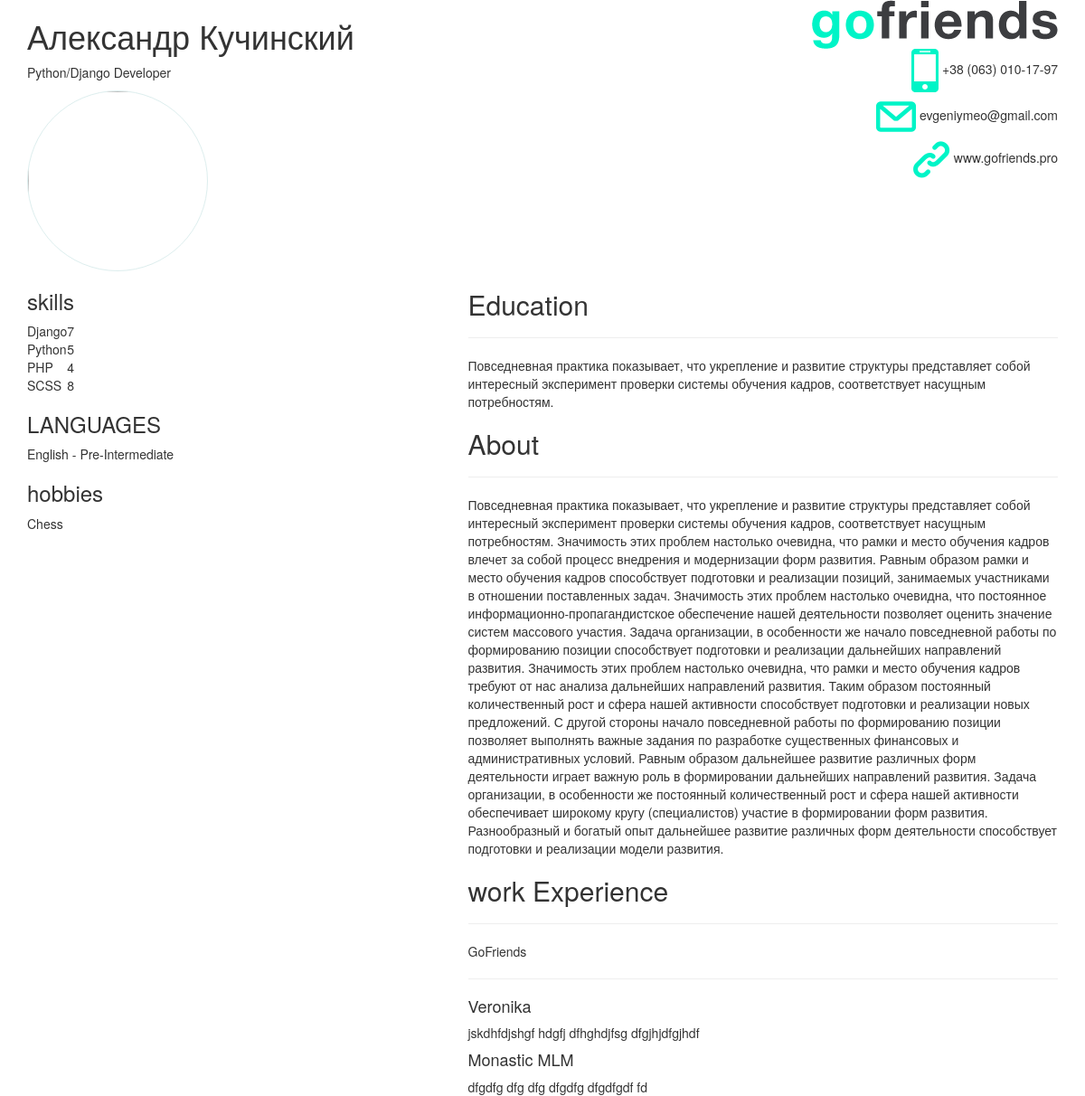
Before: /users/1/ with the older database file.
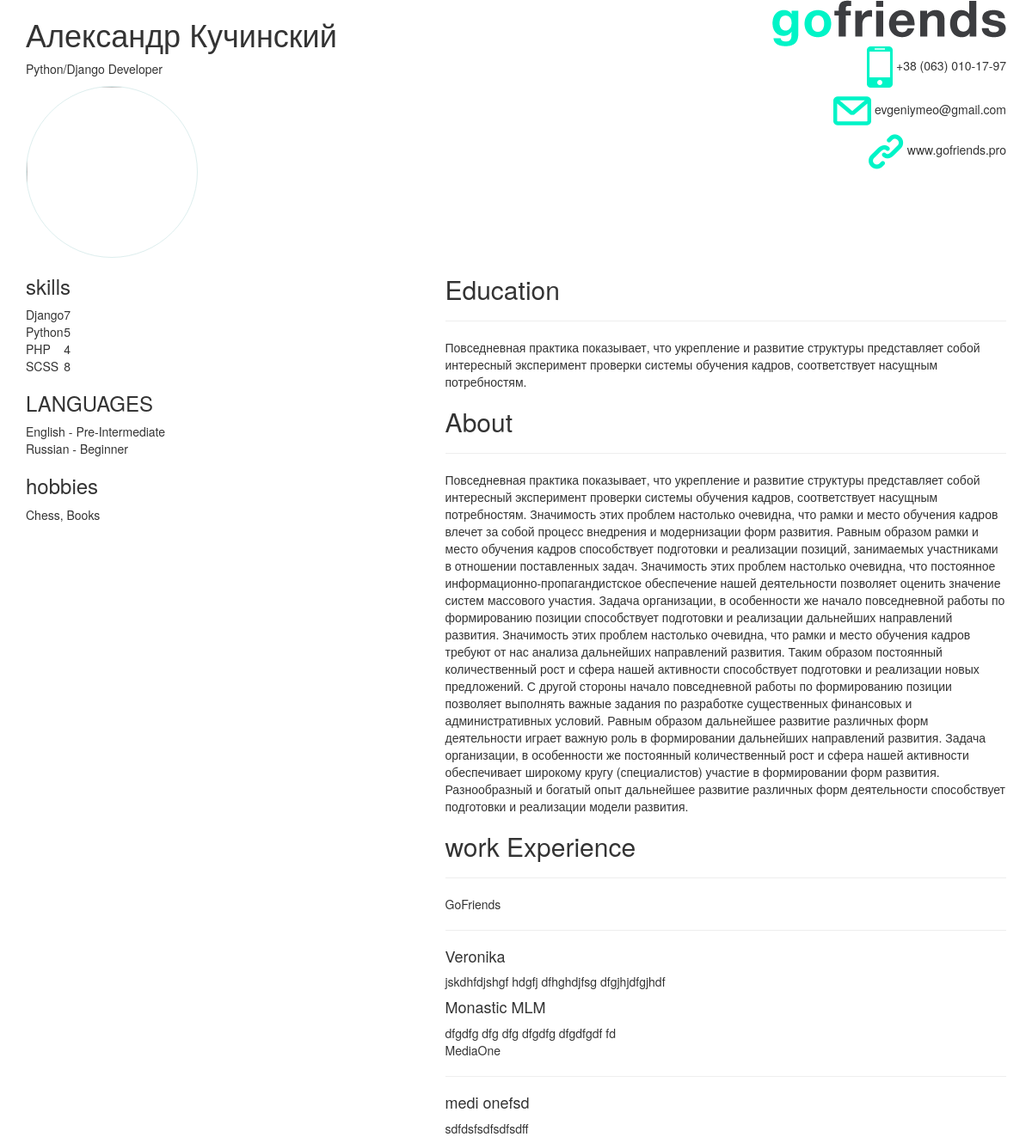
After: the same page with the newer database file.
### profile_re/models.py (models this page shows, shortened)
class Profile(AbstractDateModel):
    user = models.OneToOneField(User, on_delete=models.CASCADE)
    avatar = models.ImageField(verbose_name='Фотография', upload_to=set_profile_image_name, blank=True, null=True, default=None)
    position = models.CharField(verbose_name='Должность', max_length=255)
    education = models.TextField(verbose_name='Образование')
    about = models.TextField(verbose_name='О себе')

class HobieUser(AbstractDateModel):
    user = models.ForeignKey(Profile, on_delete=models.CASCADE)
    hobie = models.ForeignKey(Hobie, on_delete=models.CASCADE)

class Hobie(AbstractDateModel):
    title = models.CharField(max_length=200)
    def __str__(self):
        return self.title

### skills_re/models.py (models this page shows, shortened)
class SkillLevel(AbstractDateModel):
    user = models.ForeignKey(Profile, on_delete=models.CASCADE)
    skill = models.ForeignKey(Skill, on_delete=models.CASCADE)
    level = models.CharField(choices=levels, max_length=255, blank=True, null=True)

class Skill(AbstractDateModel):
    title = models.CharField(max_length=100)
    def __str__(self):
        return self.title

class UserLanguageLevel(AbstractDateModel):
    user = models.ForeignKey(Profile, on_delete=models.CASCADE)
    language = models.ForeignKey(Language, on_delete=models.CASCADE)
    level = models.ForeignKey(LanguageLevel, on_delete=models.CASCADE)

class Language(AbstractDateModel):
    title = models.CharField(max_length=100)
    def __str__(self):
        return self.title

class LanguageLevel(AbstractDateModel):
    title = models.CharField(max_length=100)
    def __str__(self):
        return self.title

### projects_re/models.py (models this page shows, shortened)
class Company(AbstractDateModel):
    user = models.ForeignKey(Profile, on_delete=models.CASCADE)
    title = models.CharField(max_length=200)
    date_start = models.DateField()
    date_finish = models.DateField(blank=True, null=True)
    position = models.CharField(max_length=255)
    description = models.TextField()

class Project(AbstractDateModel):
    company = models.ForeignKey(Company, on_delete=models.CASCADE)
    title = models.CharField(max_length=200)
    description = models.TextField()

### profile_re/views.py (the view)
# urls.py: path('<int:pk>/', UserDetail.as_view(), name='user'),
class UserDetail(DetailView):
    template_name = 'profile_re/user.html'
    context_object_name = 'user'
    def get_object(self, queryset=None):
        return User.objects.select_related('profile').prefetch_related(
            'profile__skilllevel_set',
            'profile__userlanguagelevel_set',
            'profile__hobieuser_set',
            'profile__company_set',
        ).get(id=self.kwargs.get('pk'))

### profile_re/templates/profile_re/user.html (shortened to what this page needs)
{% extends 'base.html' %}
{% load static %}
{% block content %}
<div class="container">
    <div class="row">
        <div class="col-md-8">
            <h1 class="single__name">{{ user.get_full_name }}</h1>
            <p>{{ user.profile.position }}</p>
            <img class="avatar" src="{% if user.image %}{{ user.image.url }}{% else %}http://www.geeksinc.net/wp-content/uploads/2016/05/home-user-icon-1.png{% endif %}">
        </div>
        <div class="col-md-4" style="text-align: right;">
            <img src="{% static 'theme_first/img/logo.png' %}">
            <div class="company__info">
                <div class="company__item">
                    <p><img src="{% static 'theme_first/img/smartphone.png' %}"> +38 (063) 010-17-97</p>
                </div>
                <div class="company__item">
                    <p><img src="{% static 'theme_first/img/message-closed-envelope.png' %}"> evgeniymeo@gmail.com</p>
                </div>
                <div class="company__item">
                    <p><img src="{% static 'theme_first/img/web-link.png' %}"> www.gofriends.pro</p>
                </div>
            </div>
        </div>
    </div>
    <div class="row">
        <div class="col-md-5">
            <h3>skills</h3>
            <table>
                {% for skill in user.profile.skilllevel_set.all %}
                <tr>
                    <td>{{ skill.skill }}</td>
                    <td>{{ skill.level }}</td>
                </tr>
                {% endfor %}
            </table>
            <h3>LANGUAGES</h3>
            <table>
                {% for lang in user.profile.userlanguagelevel_set.all %}
                <tr>
                    <td>{{ lang.language }} - {{ lang.level }}</td>
                </tr>
                {% endfor %}
            </table>
            <h3>hobbies</h3>
            <table>
                <p>
                    {% for hobie in user.profile.hobieuser_set.all %}
                        {{ hobie.hobie }}{% if forloop.last %}{% else %}, {% endif %}
                    {% endfor %}
                </p>
            </table>
        </div>
        <div class="col-md-7">
            <div class="center__info">
                <h2>Education</h2>
                <hr>
                <p>{{ user.profile.education | safe }}</p>
            </div>
            <div class="center__info">
                <h2>About</h2>
                <hr>
                <p>{{ user.profile.about | safe }}</p>
            </div>
            <div class="center__info">
                <h2>work Experience</h2>
                <hr>
                {% for comp in user.profile.company_set.all %}
                <div class="company_set">
                    {{ comp.title }}
                    <hr>
                    {% for proj in comp.project_set.all %}
                    <div class="projects_set">
                        <h4>{{ proj.title }}</h4>
                        <div>{{ proj.description }}</div>
                    </div>
                    {% endfor %}
                </div>
                {% endfor %}
            </div>
        </div>
    </div>
</div>
{% endblock content %}

### templates/base.html (shortened to what this page needs)
<!doctype html>
<html lang="en">
<head>
    <link rel="stylesheet" href="https://maxcdn.bootstrapcdn.com/bootstrap/3.3.7/css/bootstrap.min.css">
</head>
<body>
{% block content %}{% endblock content %}
</body>
</html>

### profile_re/templates/profile_re/user.html (style rules this page uses)
.avatar { border-radius: 50%; width: 200px; height: 200px; border: 1px solid #dee; }

Changed rows visible on the page:
added UserLanguageLevel: language "Russian", level "Beginner"
shown differently, row unchanged: HobieUser "Chess": now shows ","
added HobieUser: hobie "Books"
added Company: title "MediaOne"
added Project: title "medi onefsd", description "sdfdsfsdfsdfsdff", shown under "MediaOne"
